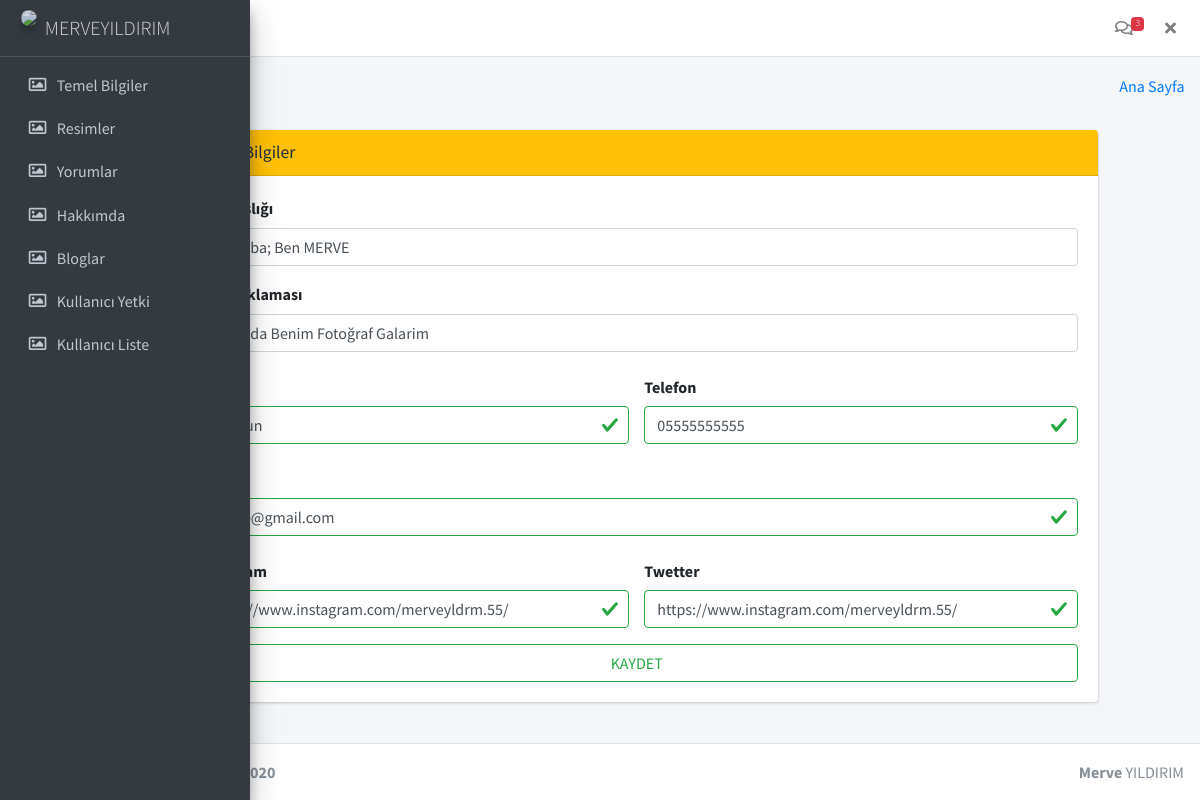
The page /backend/anaBilgiler.php (signed in) on the database its author committed.
### tables this page shows
CREATE TABLE `temelbilgiler` (
  `ID` int(11) NOT NULL,
  `sitaBasligi` text NOT NULL,
  `siteAciklamasi` text NOT NULL,
  `il` text NOT NULL,
  `telefon` text NOT NULL,
  `mail` text NOT NULL,
  `twet` text NOT NULL,
  `ins` text NOT NULL,
  `lin` text NOT NULL
);

### backend/anaBilgiler.php (the view, shortened to what this page needs)
<?php
  if($_SESSION['durum'] == 'ok')
{
include 'header.php';
?>
  <div class="content-wrapper">
    <section class="content-header">
      <div class="container-fluid">
        <div class="row mb-2">
          <div class="col-sm-6">
            <h1>Ana Bilgiler</h1>
          </div>
          <div class="col-sm-6">
            <ol class="breadcrumb float-sm-right">
              <li class="breadcrumb-item"><a href="#">Ana Sayfa</a></li>
            </ol>
          </div>
        </div>
      </div>
    </section>
<?php   $servername = "localhost";
            $username = "root";
            $password = "";
            $dbname = "merveyildirim";
            $conn = new mysqli($servername, $username, $password, $dbname);
            $sql = "SELECT * FROM temelbilgiler";
            $result = $conn->query($sql);
            $row = $result->fetch_assoc()
            ?>
    <section class="content">
<div class="row">
<div class="offset-1 col-10">
    <div class="card card-warning">
              <div class="card-header">
                <h3 class="card-title">Temel Bilgiler</h3>
              </div>
              <div class="card-body">
              <form class="" action="../islem.php" method="post">
                  <div class="row">
                    <div class="col-sm-12">
                      <div class="form-group">
                        <label>Site Başlığı</label>
                        <input type="text" name="sitaBasligi" class="form-control" value="<?php echo $row["sitaBasligi"]; ?>">
                      </div>
                    </div>
                    <div class="col-sm-12">
                      <div class="form-group">
                        <label>Site Açıklaması</label>
                        <input type="text" name="siteAciklamasi" class="form-control" value="<?php echo $row["siteAciklamasi"]; ?>">
                      </div>
                    </div>
                    <div class="col-sm-6">
                      <div class="form-group">
                        <label class="col-form-label" for="inputSuccess">  İl </label>
                        <input type="text" name="il" class="form-control is-valid" id="inputSuccess" value="<?php echo $row["il"]; ?>">
                     </div>
                    </div>
                    <div class="col-sm-6">
                      <div class="form-group">
                        <label class="col-form-label" for="inputSuccess">Telefon</label>
                        <input type="text" name="telefon" class="form-control is-valid" id="inputSuccess" value="<?php echo $row["telefon"]; ?>">
                     </div>
                    </div>
                    <div class="col-sm-12">
                      <div class="form-group">
                        <label class="col-form-label" for="inputSuccess">Mail</label>
                        <input type="text" name="mail" class="form-control is-valid" id="inputSuccess" value="<?php echo $row["mail"]; ?>">
                     </div>
                    </div>
                    <div class="col-sm-6">
                      <div class="form-group">
                        <label class="col-form-label" for="inputSuccess">  İnstagram </label>
                        <input type="text" name="ins" class="form-control is-valid" id="inputSuccess" value="<?php echo $row["ins"]; ?>">
                     </div>
                    </div>
                    <div class="col-sm-6">
                      <div class="form-group">
                        <label class="col-form-label" for="inputSuccess">Twetter</label>
                        <input type="text" name="twet" class="form-control is-valid" id="inputSuccess" value="<?php echo $row["twet"]; ?>">
                     </div>
                    </div>
                  </div>
                  <input type="submit" name="insertTemel" value='KAYDET'  class="btn btn-block btn-outline-success">
                </form>
            </div>
</div></div>
    </section>
  </div>
<?php
include 'footer.php';
}else         Header("Location:../kulLog.php?durum=hataa");
?>

### rows shown on the page
temelbilgiler: sitaBasligi "Merhaba; Ben MERVE", siteAciklamasi "Burasıda Benim Fotoğraf Galarim", il "Samsun", telefon "05555555555", mail "merve@gmail.com", ins "https://www.instagram.com/merveyldrm.55/", twet "https://www.instagram.com/merveyldrm.55/"

### other values the page prints
$_SESSION["ad"] "MERVEYILDIRIM"
